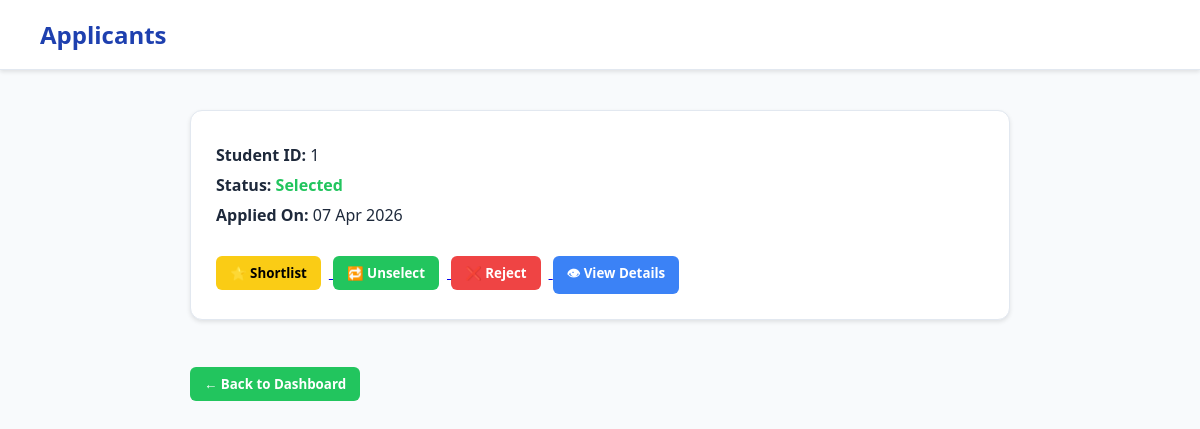
Page /job-applications/1 (signed in) on the committed database.
### placement_portal/app.py (models this page shows)
class Application(db.Model):
    __tablename__ = "applications"
    id = db.Column(db.Integer, primary_key=True)
    job_id = db.Column(
        db.Integer,
        db.ForeignKey("jobs.id")
    )
    student_id = db.Column(
        db.Integer,
        db.ForeignKey("student_profiles.id")
    )
    status = db.Column(db.String(50), default="Applied")
    applied_at = db.Column(db.DateTime, default=datetime.utcnow)
    updated_at = db.Column(db.DateTime)
    remarks = db.Column(db.String(200))

### placement_portal/app.py (the view)
@app.route("/job-applications/<int:job_id>")
def view_job_applications(job_id):
    if "user_id" not in session:
        return redirect(url_for('login'))
    if session.get('role') != 'company':
        return "Unauthorized", 403
    company = CompanyProfile.query.filter_by(user_id=session['user_id']).first()
    if not company:
        return redirect(url_for('login'))
    job = Job.query.filter_by(id=job_id, company_id=company.id).first()
    if not job:
        return "Job not found", 404
    applications = Application.query.filter_by(job_id=job.id).all()
    return render_template("applications.html", applications=applications)

### placement_portal/templates/applications.html (shortened to what this page needs)
    <!DOCTYPE html>
<html lang="en">
<head>
</head>
<body>
    <div class="navbar">
        <h2>Applicants</h2>
    </div>
    <div class="container">
        {% if applications %}
        {% for app in applications %}
<div class="card">
    <p><b>Student ID:</b> {{ app.student_id }}</p>
    <p>
        <b>Status:</b>
        <span class="status">
            {% if app.status == "Applied" %}
            <span style="color: #38bdf8;">Applied</span>
            {% elif app.status == "Shortlisted" %}
            <span style="color: #facc15;">Shortlisted</span>
            {% elif app.status == "Selected" %}
            <span style="color: #22c55e;">Selected</span>
            {% else %}
            <span style="color: #ef4444;">Rejected</span>
            {% endif %}
        </span>
    </p>
    <p>
        <b>Applied On:</b>
        {{ app.applied_at.strftime("%d %b %Y") }}
    </p>
    <br>
    <a href="/toggle-status/{{ app.id }}/shortlist">
        <button class="btn shortlist">
            {% if app.status == "Shortlisted" %}
                🔁 Unshortlist
            {% else %}
                ⭐ Shortlist
            {% endif %}
        </button>
    </a>
    <a href="/toggle-status/{{ app.id }}/select">
        <button class="btn select">
            {% if app.status == "Selected" %}
                🔁 Unselect
            {% else %}
                ✅ Select
            {% endif %}
        </button>
    </a>
    <a href="/toggle-status/{{ app.id }}/reject">
        <button class="btn reject">
            {% if app.status == "Rejected" %}
                🔁 Unreject
            {% else %}
                ❌ Reject
            {% endif %}
        </button>
    </a>
    <a href="/company/student/{{ app.student_id }}">
        <button class="btn" style="background:#3b82f6; color:white;">
            👁 View Details
        </button>
    </a>
</div>
        {% endfor %}
        {% else %}
        <p style="color:#64748b;">No applications received yet.</p>
        {% endif %}
        <br>
        <a href="/company_dashboard">
            <button class="btn select">← Back to Dashboard</button>
        </a>
    </div>
</body>
</html>

### placement_portal/templates/applications.html (style rules this page uses)
* { box-sizing: border-box; font-family: "Segoe UI", Arial, sans-serif; }
body { margin: 0; background: #f8fafc; min-height: 100vh; color: #1e293b; }
.navbar { background: rgba(255, 255, 255, 0.95); border-bottom: 1px solid #e2e8f0; padding: 18px 40px; box-shadow: 0 2px 4px rgba(0,0,0,0.1); }
.navbar h2 { margin: 0; color: #1e40af; }
.container { max-width: 900px; margin: auto; padding: 40px; }
.card { background: #ffffff; border-radius: 12px; border: 1px solid #e2e8f0; padding: 25px; margin-bottom: 25px; box-shadow: 0 2px 4px rgba(0,0,0,0.1); }
.card p { margin: 8px 0; }
.btn { padding: 8px 14px; border: none; border-radius: 6px; cursor: pointer; font-weight: bold; margin-right: 8px; transition: 0.3s; }
.shortlist { background: #facc15; }
.select { background: #22c55e; color: white; }
.reject { background: #ef4444; color: white; }
.status { font-weight: bold; }

### rows in the picture
Application: student_id "1", status "Selected", applied_at "07 Apr 2026"
